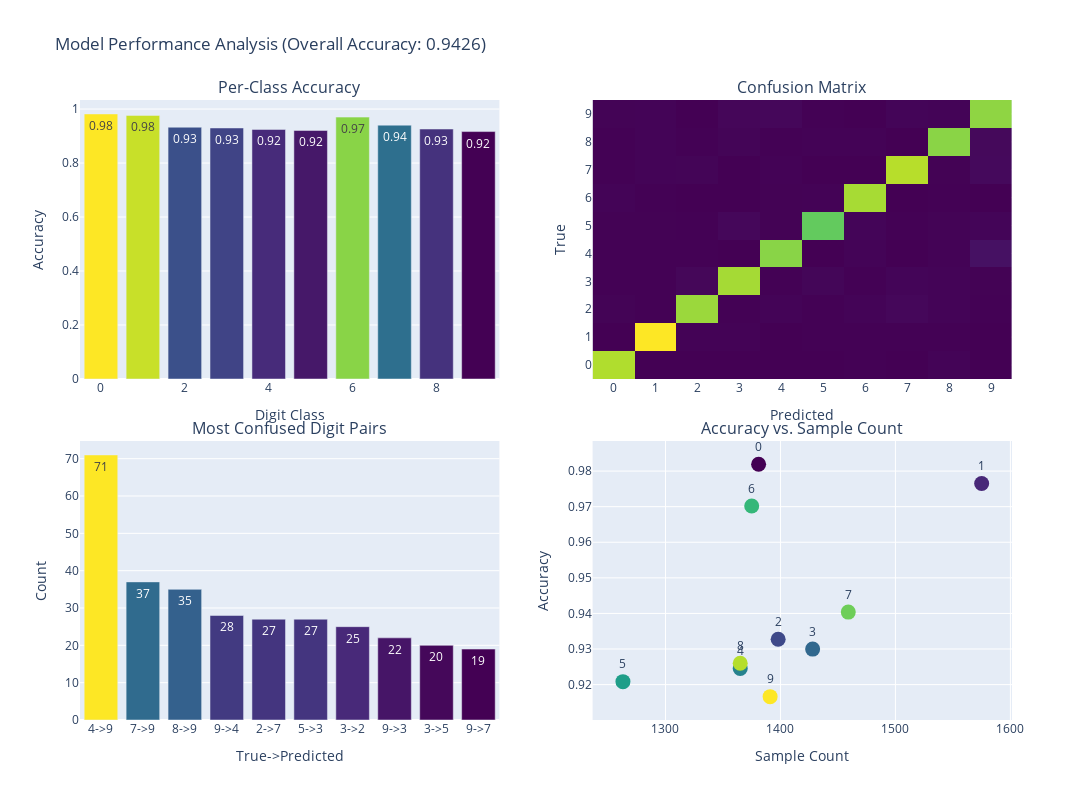

The cell this chart's notebook holds for it:
### Markdown cell above
# 6. Model Performance Dashboard

Create an interactive dashboard to analyze model performance across different digit classes.

### Code cell
# Create a function to analyze model performance
def analyze_performance():
    # Check if model exists
    global clf
    try:
        clf
    except NameError:
        print("Training default model...")
        clf = train_default_model()
        print("Model trained!")
    
    # Make predictions on the test set
    y_pred = clf.predict(X_test)
    y_prob = clf.predict_proba(X_test)
    
    # Calculate accuracy
    accuracy = accuracy_score(y_test, y_pred)
    
    # Calculate per-class accuracy
    class_accuracy = {}
    for digit in range(10):
        mask = (y_test == digit)
        if mask.sum() > 0:  # Avoid division by zero
            class_accuracy[digit] = accuracy_score(y_test[mask], y_pred[mask])
        else:
            class_accuracy[digit] = 0
    
    # Find the most challenging pairs
    cm = confusion_matrix(y_test, y_pred)
    cm_copy = cm.copy()
    np.fill_diagonal(cm_copy, 0)  # Zero out the diagonal to find off-diagonal maximums
    
    # Create visualization with plotly
    fig = make_subplots(
        rows=2, cols=2,
        subplot_titles=(
            "Per-Class Accuracy", 
            "Confusion Matrix",
            "Most Confused Digit Pairs",
            "Accuracy vs. Sample Count"
        ),
        specs=[
            [{"type": "bar"}, {"type": "heatmap"}],
            [{"type": "bar"}, {"type": "scatter"}]
        ],
        vertical_spacing=0.1,
        horizontal_spacing=0.1
    )
    
    # Add per-class accuracy
    fig.add_trace(
        go.Bar(
            x=list(class_accuracy.keys()),
            y=list(class_accuracy.values()),
            marker=dict(
                color=list(class_accuracy.values()),
                colorscale='Viridis',
                showscale=False
            ),
            text=[f"{v:.2f}" for v in class_accuracy.values()],
            textposition='auto',
            name="Per-Class Accuracy"
        ),
        row=1, col=1
    )
    
    # Add confusion matrix
    fig.add_trace(
        go.Heatmap(
            z=confusion_matrix(y_test, y_pred),
            x=[str(i) for i in range(10)],
            y=[str(i) for i in range(10)],
            colorscale='Viridis',
            showscale=False,
            name="Confusion Matrix"
        ),
        row=1, col=2
    )
    
    # Find the top confused pairs
    confused_pairs = []
    for i in range(10):
        for j in range(10):
            if i != j:
                confused_pairs.append((i, j, cm_copy[i, j]))
    
    # Sort by confusion count
    confused_pairs.sort(key=lambda x: x[2], reverse=True)
    
    # Take top 10 pairs
    top_confused = confused_pairs[:10]
    
    # Add bar chart for most confused pairs
    if top_confused:
        fig.add_trace(
            go.Bar(
                x=[f"{t[0]}->{t[1]}" for t in top_confused],
                y=[t[2] for t in top_confused],
                marker=dict(
                    color=[t[2] for t in top_confused],
                    colorscale='Viridis',
                    showscale=False
                ),
                text=[f"{t[2]}" for t in top_confused],
                textposition='auto',
                name="Most Confused Pairs"
            ),
            row=2, col=1
        )
    
    # Add scatter plot for accuracy vs sample count
    class_counts = pd.Series(y_test).value_counts().sort_index()
    
    fig.add_trace(
        go.Scatter(
            x=class_counts.values,
            y=[class_accuracy[i] for i in range(10) if i in class_accuracy],
            mode='markers+text',
            text=[str(i) for i in range(10) if i in class_accuracy],
            textposition="top center",
            marker=dict(
                size=15,
                color=list(range(10)),
                colorscale='Viridis',
                showscale=False
            ),
            name="Accuracy vs Count"
        ),
        row=2, col=2
    )
    
    # Update layout
    fig.update_layout(
        title_text=f"Model Performance Analysis (Overall Accuracy: {accuracy:.4f})",
        height=800,
        width=1200,
        showlegend=False,
    )
    
    # Update axes
    fig.update_xaxes(title_text="Digit Class", row=1, col=1)
    fig.update_yaxes(title_text="Accuracy", row=1, col=1)
    
    fig.update_xaxes(title_text="Predicted", row=1, col=2)
    fig.update_yaxes(title_text="True", row=1, col=2)
    
    fig.update_xaxes(title_text="True->Predicted", row=2, col=1)
    fig.update_yaxes(title_text="Count", row=2, col=1)
    
    fig.update_xaxes(title_text="Sample Count", row=2, col=2)
    fig.update_yaxes(title_text="Accuracy", row=2, col=2)
    
    fig.show()
    
    return class_accuracy, top_confused

# Run the performance analysis
analyze_performance()

### Figure 1 — Plotly figure (JSON) as saved in the notebook; plotly's stock layout.template omitted (floating-point values rounded to 4 significant figures)
{"data": [{"marker": {"color": [0.9819, 0.9765, 0.9328, 0.93, 0.9245, 0.9208, 0.9702, 0.9404, 0.926, 0.9166], "colorscale": [[0, "#440154"], [0.1111, "#482878"], [0.2222, "#3e4989"], [0.3333, "#31688e"], [0.4444, "#26828e"], [0.5556, "#1f9e89"], [0.6667, "#35b779"], [0.7778, "#6ece58"], [0.8889, "#b5de2b"], [1, "#fde725"]], "showscale": false}, "name": "Per-Class Accuracy", "text": ["0.98", "0.98", "0.93", "0.93", "0.92", "0.92", "0.97", "0.94", "0.93", "0.92"], "textposition": "auto", "type": "bar", "x": [0, 1, 2, 3, 4, 5, 6, 7, 8, 9], "xaxis": "x", "y": [0.9819, 0.9765, 0.9328, 0.93, 0.9245, 0.9208, 0.9702, 0.9404, 0.926, 0.9166], "yaxis": "y"}, {"colorscale": [[0, "#440154"], [0.1111, "#482878"], [0.2222, "#3e4989"], [0.3333, "#31688e"], [0.4444, "#26828e"], [0.5556, "#1f9e89"], [0.6667, "#35b779"], [0.7778, "#6ece58"], [0.8889, "#b5de2b"], [1, "#fde725"]], "name": "Confusion Matrix", "showscale": false, "type": "heatmap", "x": ["0", "1", "2", "3", "4", "5", "6", "7", "8", "9"], "xaxis": "x2", "y": ["0", "1", "2", "3", "4", "5", "6", "7", "8", "9"], "yaxis": "y2", "z": [[1356, 1, 2, 0, 1, 1, 6, 0, 14, 0], [0, 1538, 9, 9, 0, 5, 4, 6, 3, 1], [11, 3, 1304, 6, 13, 3, 13, 27, 14, 4], [4, 6, 25, 1328, 3, 20, 3, 17, 15, 7], [5, 3, 3, 0, 1262, 0, 12, 1, 8, 71], [7, 7, 3, 27, 7, 1163, 18, 3, 11, 17], [15, 5, 1, 0, 7, 9, 1334, 0, 4, 0], [3, 12, 16, 2, 10, 0, 0, 1372, 7, 37], [5, 14, 6, 16, 5, 8, 10, 2, 1264, 35], [11, 12, 2, 22, 28, 6, 2, 19, 14, 1275]]}, {"marker": {"color": [71, 37, 35, 28, 27, 27, 25, 22, 20, 19], "colorscale": [[0, "#440154"], [0.1111, "#482878"], [0.2222, "#3e4989"], [0.3333, "#31688e"], [0.4444, "#26828e"], [0.5556, "#1f9e89"], [0.6667, "#35b779"], [0.7778, "#6ece58"], [0.8889, "#b5de2b"], [1, "#fde725"]], "showscale": false}, "name": "Most Confused Pairs", "text": ["71", "37", "35", "28", "27", "27", "25", "22", "20", "19"], "textposition": "auto", "type": "bar", "x": ["4->9", "7->9", "8->9", "9->4", "2->7", "5->3", "3->2", "9->3", "3->5", "9->7"], "xaxis": "x3", "y": [71, 37, 35, 28, 27, 27, 25, 22, 20, 19], "yaxis": "y3"}, {"marker": {"color": [0, 1, 2, 3, 4, 5, 6, 7, 8, 9], "colorscale": [[0, "#440154"], [0.1111, "#482878"], [0.2222, "#3e4989"], [0.3333, "#31688e"], [0.4444, "#26828e"], [0.5556, "#1f9e89"], [0.6667, "#35b779"], [0.7778, "#6ece58"], [0.8889, "#b5de2b"], [1, "#fde725"]], "showscale": false, "size": 15}, "mode": "markers+text", "name": "Accuracy vs Count", "text": ["0", "1", "2", "3", "4", "5", "6", "7", "8", "9"], "textposition": "top center", "type": "scatter", "x": [1381, 1575, 1398, 1428, 1365, 1263, 1375, 1459, 1365, 1391], "xaxis": "x4", "y": [0.9819, 0.9765, 0.9328, 0.93, 0.9245, 0.9208, 0.9702, 0.9404, 0.926, 0.9166], "yaxis": "y4"}], "layout": {"annotations": [{"font": {"size": 16}, "showarrow": false, "text": "Per-Class Accuracy", "x": 0.225, "xanchor": "center", "xref": "paper", "y": 1, "yanchor": "bottom", "yref": "paper"}, {"font": {"size": 16}, "showarrow": false, "text": "Confusion Matrix", "x": 0.775, "xanchor": "center", "xref": "paper", "y": 1, "yanchor": "bottom", "yref": "paper"}, {"font": {"size": 16}, "showarrow": false, "text": "Most Confused Digit Pairs", "x": 0.225, "xanchor": "center", "xref": "paper", "y": 0.45, "yanchor": "bottom", "yref": "paper"}, {"font": {"size": 16}, "showarrow": false, "text": "Accuracy vs. Sample Count", "x": 0.775, "xanchor": "center", "xref": "paper", "y": 0.45, "yanchor": "bottom", "yref": "paper"}], "height": 800, "showlegend": false, "title": {"text": "Model Performance Analysis (Overall Accuracy: 0.9426)"}, "width": 1200, "xaxis": {"anchor": "y", "domain": [0, 0.45], "title": {"text": "Digit Class"}}, "xaxis2": {"anchor": "y2", "domain": [0.55, 1], "title": {"text": "Predicted"}}, "xaxis3": {"anchor": "y3", "domain": [0, 0.45], "title": {"text": "True->Predicted"}}, "xaxis4": {"anchor": "y4", "domain": [0.55, 1], "title": {"text": "Sample Count"}}, "yaxis": {"anchor": "x", "domain": [0.55, 1], "title": {"text": "Accuracy"}}, "yaxis2": {"anchor": "x2", "domain": [0.55, 1], "title": {"text": "True"}}, "yaxis3": {"anchor": "x3", "domain": [0, 0.45], "title": {"text": "Count"}}, "yaxis4": {"anchor": "x4", "domain": [0, 0.45], "title": {"text": "Accuracy"}}}}
